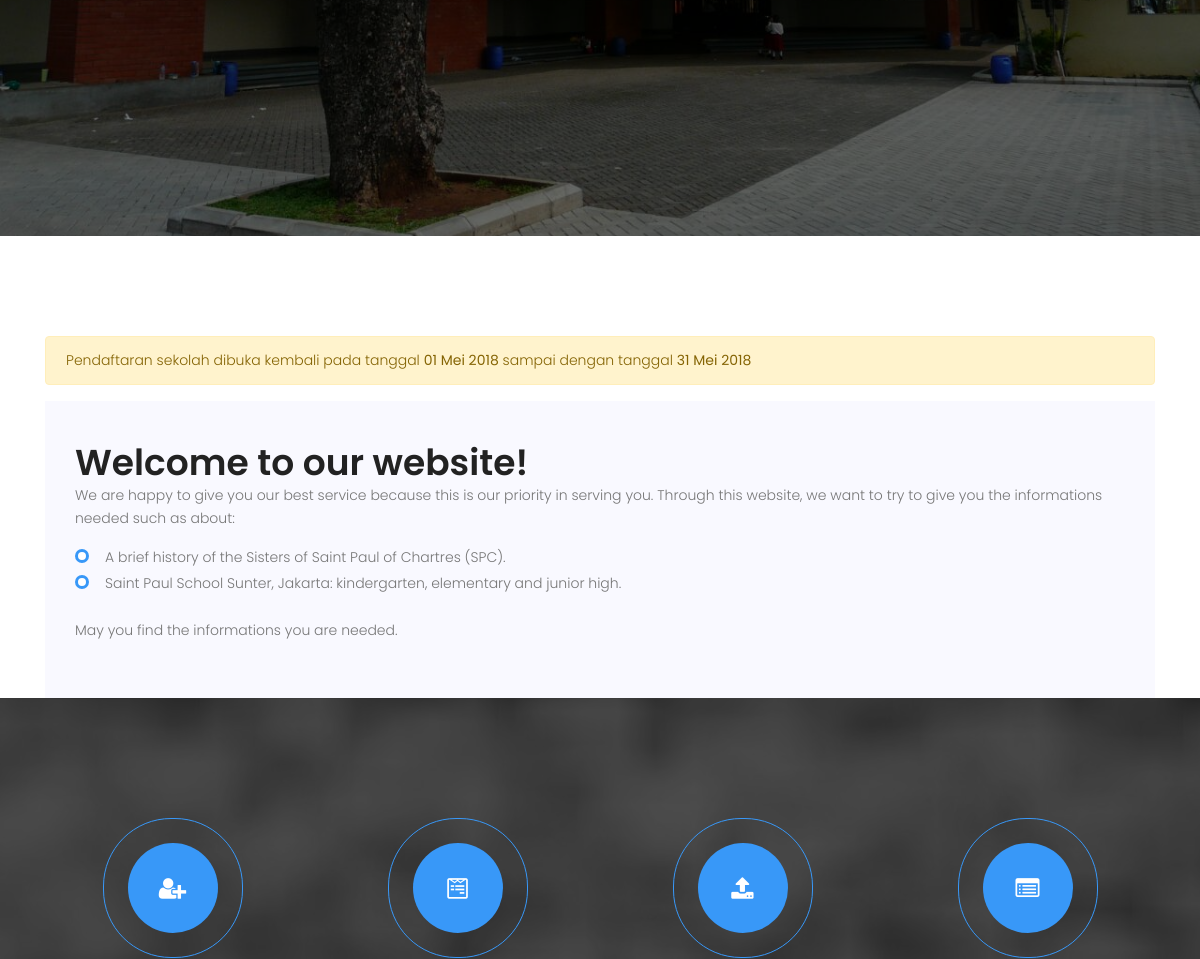
Before: / (middle part) with the older database file.
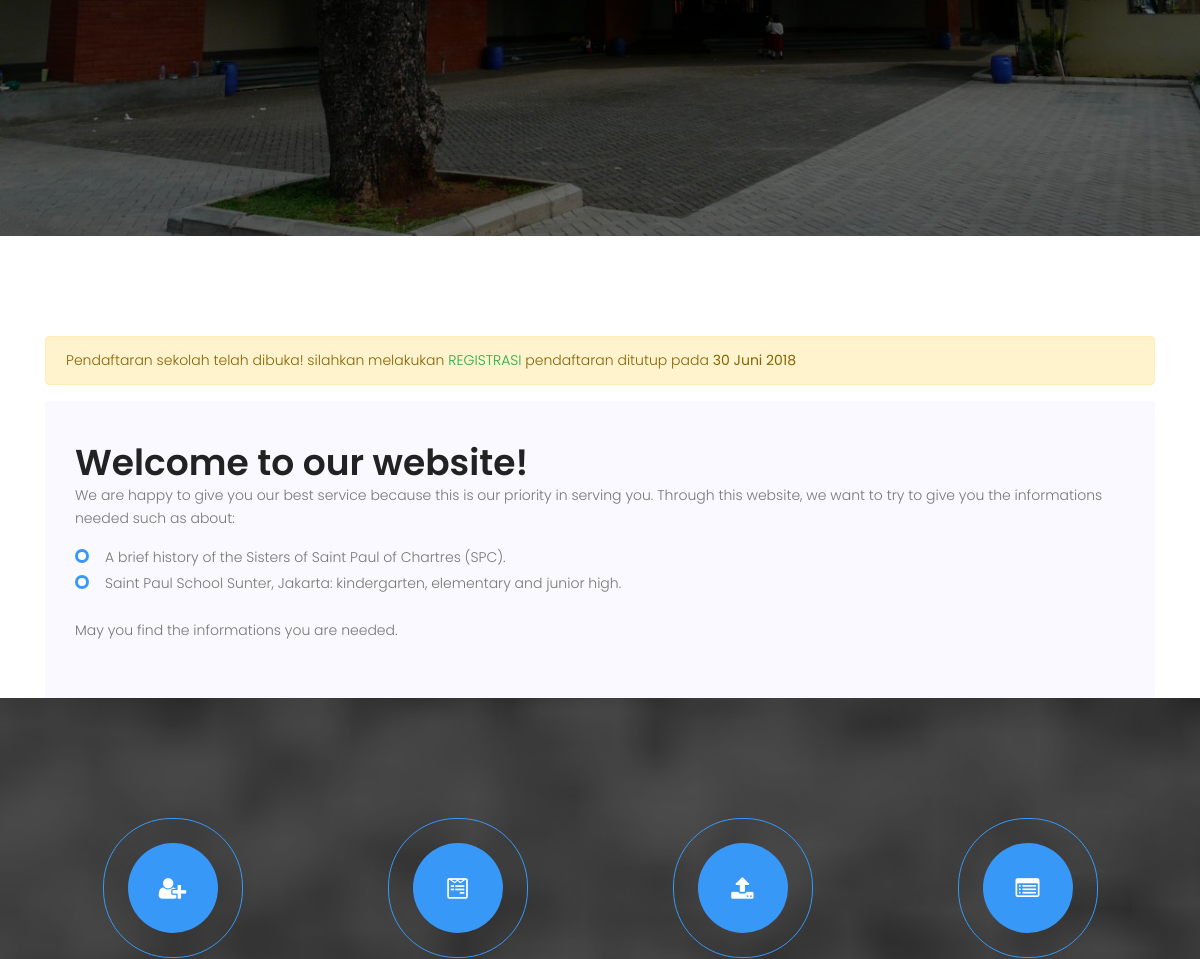
After: the same page with the newer database file.
### tables this page shows
CREATE TABLE `ppdb_setup` (
  `setup_id` int(5) NOT NULL,
  `setup_date_pre` date NOT NULL,
  `setup_date_post` date NOT NULL,
  `setup_quota` int(11) NOT NULL
);

### digi_canvas.php (called while the page is built, shortened)
<?php
require('includes/class.db.php');
$database = DB::getInstance();
require("includes/common_helper.php");
include("template/v_header.php");
include("template/v_content.php");
include("template/v_footer.php");
?>

### includes/class.db.php (called while the page is built, shortened)
<?php
class DB
{
    private $link = null;
    static $inst = null;
    public function __construct()
    {
        try {
            $this->link = new mysqli( DB_HOST, DB_USER, DB_PASS, DB_NAME );
            $this->link->set_charset( "utf8" );
        } catch ( Exception $e ) {
            die( 'Unable to connect to database' );
        }
    }
    public function num_rows( $query )
    {
        $num_rows = $this->link->query( $query );
        if( $this->link->error )
        {
            $this->log_db_errors( $this->link->error, $query );
            return $this->link->error;
        }
        else
        {
            return $num_rows->num_rows;
        }
    }
    public function get_row( $query, $object = false )
    {
        $row = $this->link->query( $query );
        if( $this->link->error )
        {
            $this->log_db_errors( $this->link->error, $query );
            return false;
        }
        else
        {
            $r = ( !$object ) ? $row->fetch_row() : $row->fetch_object();
            return $r;
        }
    }
    static function getInstance()
    {
        if( self::$inst == null )
        {
            self::$inst = new DB();
        }
        return self::$inst;
    }
}

### includes/common_helper.php (called while the page is built, shortened)
<?php
function tgl_indo($tgl){
    $tanggal = substr($tgl,8,2);
    $bulan = getBulan(substr($tgl,5,2));
    $tahun = substr($tgl,0,4);
    return $tanggal.' '.$bulan.' '.$tahun;
}
function getBulan($bln){
    switch ($bln){
        case 5:
            return "Mei";
            break;
        case 6:
            return "Juni";
            break;
    }
}
?>

### modules/home.php (the view, shortened to what the changed rows need)
<section class="pt-100" id="intro">
    <div class="container">
        <?php
            $query = "SELECT setup_date_post FROM ppdb_setup WHERE CURDATE() BETWEEN setup_date_pre and setup_date_post ";
            if( $database->num_rows( $query ) > 0 )
            {
                list( $datepost ) = $database->get_row( $query );
                $postdate = tgl_indo($datepost);
                echo '<div class="alert alert-warning alert-dismissible" role="alert">';
                    echo 'Pendaftaran sekolah telah dibuka! silahkan melakukan ';
                    echo '<a href="?page=registrasi" class="text-success">REGISTRASI</a> pendaftaran ditutup pada <strong>'.$postdate.'</strong>';
                echo '</div>';
            }else{
                $qry_setup = "SELECT setup_date_pre, setup_date_post FROM ppdb_setup";
                if( $database->num_rows( $qry_setup ) > 0 )
                {
                    list( $datepre, $datepost ) = $database->get_row( $qry_setup );
                    $predate = tgl_indo($datepre);
                    $postdate = tgl_indo($datepost);
                    echo '<div class="alert alert-warning alert-dismissible" role="alert">';
                        echo 'Pendaftaran sekolah dibuka kembali pada tanggal <strong>'.$predate.'</strong> ';
                        echo 'sampai dengan tanggal <strong>'.$postdate.'</strong>';
                    echo '</div>';
                }
            }
        ?>
        <div class="row align-items-center countdown-wrap no-gutters">
            <div class="col-lg-12">
                <h1>Welcome to our website!</h1>
            </div>
        </div>
    </div>
</section>

Changed rows visible on the page:
changed ppdb_setup: setup_date_pre "01 Mei 2018" → (not shown); setup_date_post "31 Mei 2018" → "30 Juni 2018"
Other visible differences:
text no longer shown: "Pendaftaran sekolah dibuka kembali pada tanggal sampai dengan tanggal"
text now shown: "Pendaftaran sekolah telah dibuka! silahkan melakukan REGISTRASI pendaftaran ditutup pada"
